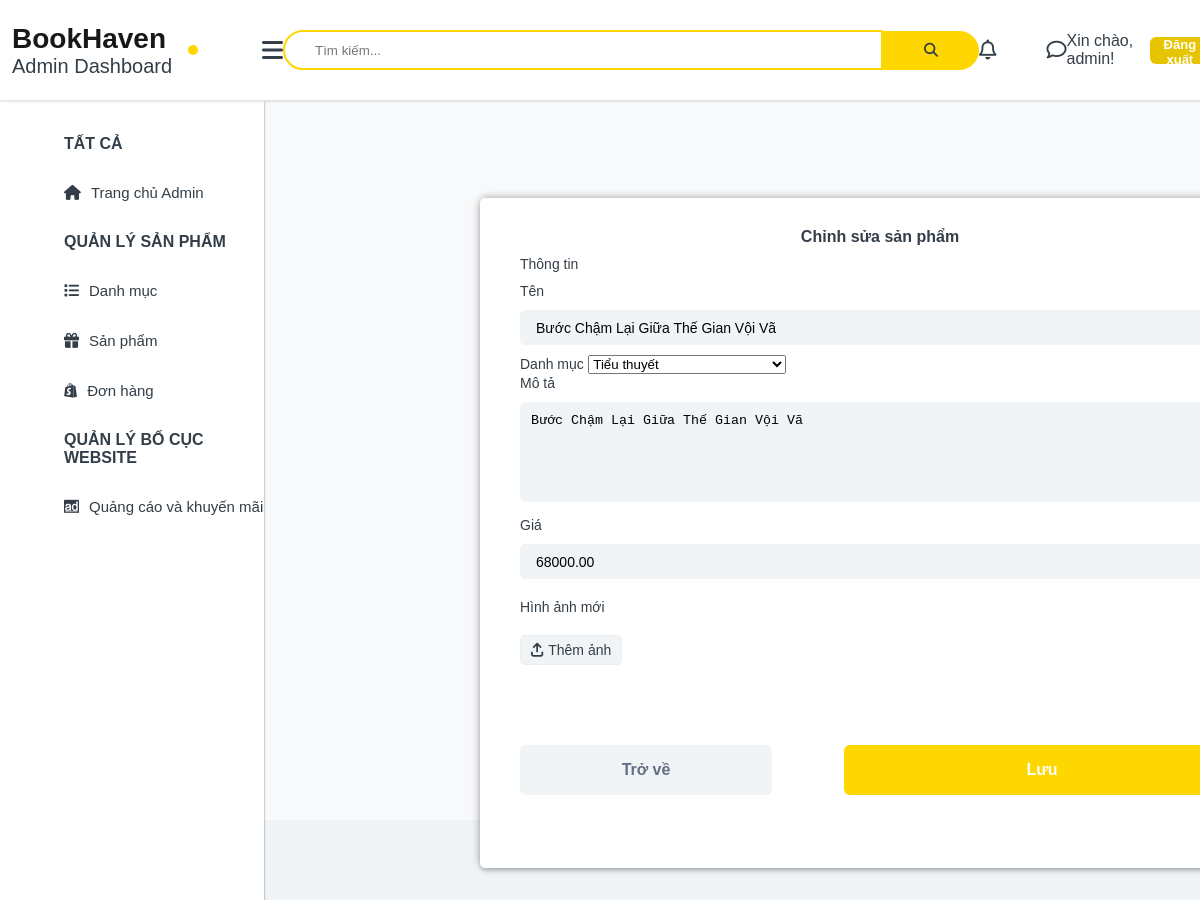
The app's page /admin/edit_product.php?id=28 (signed in) with its own data.
### tables this page shows
CREATE TABLE `books` (
  `ID` int(11) NOT NULL,
  `Title` varchar(100) NOT NULL,
  `Author` varchar(100) NOT NULL,
  `Description` text NOT NULL,
  `Price` decimal(10,2) NOT NULL,
  `CategoryID` int(11) NOT NULL,
  `images_book` varchar(200) NOT NULL,
  `Discount` decimal(10,2) DEFAULT 0.00,
  `CreatedAt` datetime NOT NULL
);

### admin/edit_product.php (the view, shortened to what this page needs)
<?php
include_once "../admin/includes/header-admin.php";
include_once "../admin/includes/sidebar-admin.php";
include_once "../admin/includes/footer-admin.php";
?>
<article>
    <section id="section-quanlysanpham">
        <div class="add-product-container1">
            <?php
            if ($_SERVER['REQUEST_METHOD'] == 'GET' && isset($_GET['id'])) {
                $product_id = $_GET['id'];
                $sql = "SELECT * FROM books WHERE ID = '$product_id'";
                $result = mysqli_query($conn, $sql);
                if (mysqli_num_rows($result) > 0) {
                    $product = mysqli_fetch_assoc($result);
            ?>
            <form id="qlsp-edit-form" action="<?php echo htmlspecialchars($_SERVER["PHP_SELF"]); ?>" method="POST"
                enctype="multipart/form-data">
                <h1>Chỉnh sửa sản phẩm</h1>
                <h2>Thông tin</h2>
                <label for="product_name">Tên</label>
                <input type="text" class="form-control" id="product_name" name="product_name"
                    value="<?php echo $product['Title']; ?>" required>
                <label for="product_slug">Danh mục</label>
                <select name="category_id" id="category_slug">
                    <?php
                    $sql = "SELECT * FROM categories";
                    $result = mysqli_query($conn, $sql);
                    while ($row = mysqli_fetch_assoc($result)) {
                        $selected = ($row['ID'] == $product['CategoryID']) ? 'selected' : '';
                        echo '<option value="' . $row['ID'] . '" ' . $selected . '>' . $row['Name'] . '</option>';
                    }
                    ?>
                </select>
                <br>
                <label for="product_description">Mô tả</label>
                <textarea class="form-control" id="product_description" name="product_description"
                    required><?php echo $product['Description']; ?></textarea>
                <label for="product_price">Giá</label>
                <input type="number" class="form-control" id="price-input" name="product_price"
                    value="<?php echo $product['Price']; ?>" min="1000" required>
                <h2>Hình ảnh mới</h2>
                <label id="choose-file" for="imageInputEdit" class="custom-file-upload"><i
                        class="fa-solid fa-arrow-up-from-bracket"></i>Thêm ảnh</label>
                <div id="imagePreviewContainer-qlsp-edit"></div>
                <div class="btn-edit-or-discard">
                    <button type="button" id="btn-discard-edit" class="btn btn-primary"
                        onclick="cancelEditProducts()">Trở về</button>
                    <button type="submit" id="btn-edit">Lưu</button>
                </div>
            </form>
            <?php
                } else {
                    echo "Không tìm thấy sản phẩm.";
                }
            }
            ?>
        </div>
    </section>
</article>

### admin/assets/css/admin.css (style rules this page uses)
* { margin: 0; padding: 0; box-sizing: border-box; }
body { font-family: 'Poppins', sans-serif; }
html { scroll-behavior: smooth; }
:root { --primary: #3399ff; --secondary: #ebedef; --success: #51cc8a; --danger: #ef376e; --warning: #ffcc00; --info: #747af2; --light: #f0f4f7; --dark: #636f83; --text: #37383B; --white: #ffffff; --bs-blue: #0d6efd; --bs-indigo: #6610f2; --bs-purple: #6f42c1; --bs-pink: #d63384; --bs-red: #dc3545; --bs-orange: #fd7e14; --bs-yellow: #fed700; --bs-green: #198754; --bs-teal: #20c997; --bs-cyan: #0dcaf0; --bs-white: #fff; --bs-gray: #6c757d; --bs-ec-dark: #181818; --bs-ec-dark-body: #d9d9d9; --bs-primary: #fed700; --bs-ec-primary: #fed700; --bs-ec-primary-d: #e7c400; --bs-secondary: #6c757d; --bs-success: #198754; --bs-info: #0dcaf0; --bs-warning: #fed700; --bs-danger: #dc3545; --bs-light: #f8f9fa; --bs-dark: #333e48; --bs-dark1: #F5F5F5; --bs-dark2: #EAEAEA; --bs-dark3: #F8F8F8; --bs-gradient: linear-gradient(180deg, rgba(255, 255, 255, 0.15), rgba(255, 255, 255, 0)); }
article { width: 78%; height: 100vh; background-color: var(--light); position: absolute; top: 100px; right: 0; }
#section-quanlysanpham { width: 100%; height: 90vh; background-color: var(--bs-light); display: flex; justify-content: center; align-items: flex-start; }
.add-product-container1 { position: fixed; top: 22%; left: 40%; width: 800px; height: 670px; z-index: 1000; border-radius: 6px; box-shadow: 0 2px 10px rgba(0, 0, 0, 0.1), 0 -2px 10px rgba(0, 0, 0, 0.1), 2px 0 10px rgba(0, 0, 0, 0.1), -2px 0 10px rgba(0, 0, 0, 0.1); }
#qlsp-edit-form { position: absolute; top: 0; width: 100%; height: 100%; background-color: var(--white); box-shadow: 0 3px 3px rgba(0, 0, 0, 0.1); border-radius: 5px; padding: 30px 40px; }
#qlsp-form h1, #qlsp-edit-form h1 { font-size: 16px; font-weight: 600; text-align: center; color: var(--bs-dark); }
#qlsp-form h2, #qlsp-edit-form h2 { font-size: 14px; font-weight: 500; text-align: left; color: var(--bs-dark); margin: 10px 0px; }
#qlsp-form label, #qlsp-edit-form label { font-size: 14px; font-weight: 400; color: var(--bs-dark); }
#choose-file { margin-top: 10px; }
.custom-file-upload { border: 1px solid var(--secondary); border-radius: 5px; display: inline-block; padding: 6px 10px; cursor: pointer; font-size: 16px; font-weight: bold; text-align: center; vertical-align: middle; background-color: var(--light); transition: all 0.3s; margin-bottom: 10px; }
.custom-file-upload i { margin-right: 5px; }
#qlsp-form input, #qlsp-edit-form input { width: 100%; height: 35px; border-radius: 5px; border: 1px solid var(--light); background-color: var(--light); outline: none; padding-left: 15px; font-size: 14px; margin: 10px 0px; }
#qlsp-form textarea, #qlsp-edit-form textarea { width: 100%; height: 100px; border-radius: 5px; border: 1px solid var(--light); background-color: var(--light); outline: none; padding-top: 10px; padding-left: 10px; margin: 10px 0px; }
.btn-edit-or-discard { color: var(--color-white); font-size: 16px; font-weight: 600; width: 100%; height: 50px; display: flex; justify-content: space-between; align-items: center; margin-top: 10px; }
#btn-discard-edit { background-color: var(--light); border: 1px solid var(--dark); color: var(--dark); font-size: 16px; font-weight: 600; width: 35%; height: 50px; border: none; cursor: pointer; border-radius: 6px; }
#imagePreviewContainer-qlsp-edit { width: 100%; height: 60px; }
#qlsp-edit-form #btn-edit { background-color: var(--bs-ec-primary); color: var(--bs-white); font-size: 16px; font-weight: 600; width: 55%; height: 50px; border: none; cursor: pointer; border-radius: 6px; }

### records on screen
books: product_name "Bước Chậm Lại Giữa Thế Gian Vội Vã", product_description "Bước Chậm Lại Giữa Thế Gian Vội Vã", product_price "68000.00"

### other values on screen
$_SESSION['username'] "admin"
form field category_id "Tiểu thuyết"
